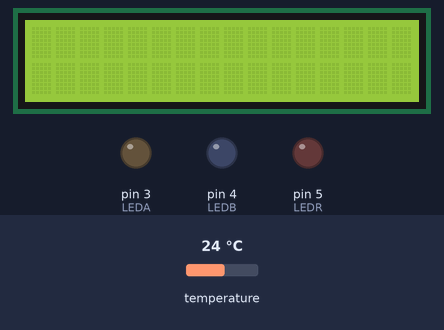
A sketch run on a simulated Arduino Uno, built with avr-gcc and run on an emulated ATmega328P. On the bench: 16×2 character LCD, output pins drawn as LEDs (lit = HIGH). Inputs (shaded band) come from the test bench; at power-on: temperature 24 °C.

Above: at 1.3 s.
1.4 s: temperature set to 15.5 °C
At 3.2 s:
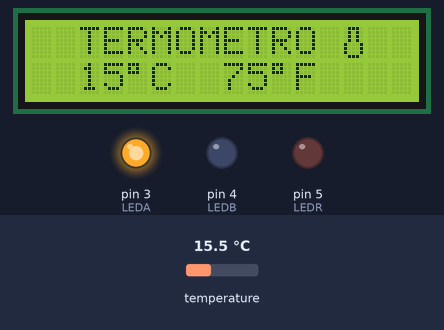
5.8 s: temperature set to 14.2 °C
At 7.0 s:
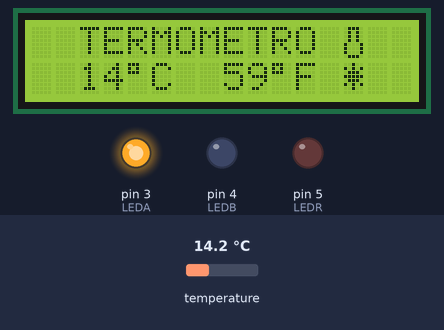
10.2 s: temperature set to 33 °C
At 11.7 s:
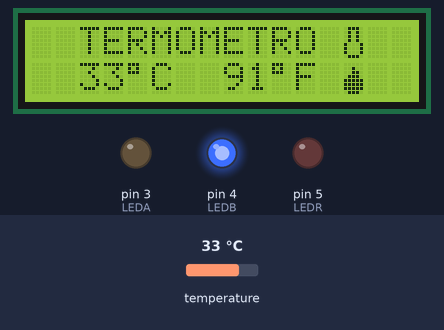
14.6 s: temperature set to 31.6 °C
At 17.7 s:
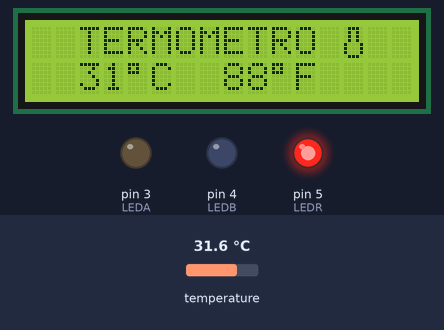
18.1 s: temperature set to 30.3 °C
At 18.8 s:
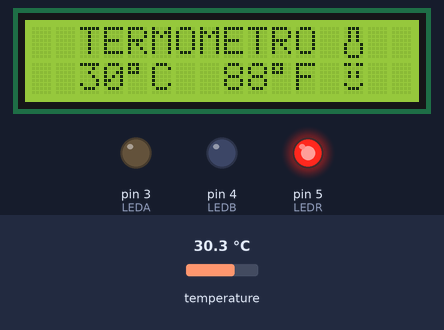
Timing chart, 0 to 21.1 s (numbered marks = the images above; inputs shaded):
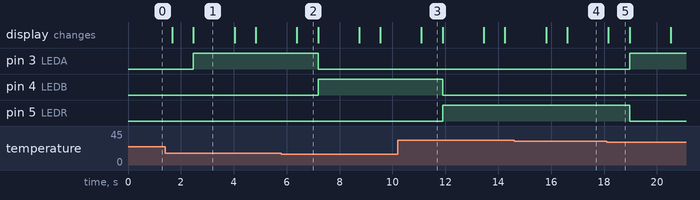

The sketch:

TERMOMETRO_CON_LCD.ino
```cpp
/*
Fundación Kinal
Centro Educativo Técnico Labral Kinal
Electrónica
Grado: Quinto
Sección: A
Curso: Taller de Electrónica Digital y Reparación de Computadoras I
Nombre: Carlos Alexander Quim Chapaz
Carné: 2019172 
*/

#include <OneWire.h>
#include <DallasTemperature.h>
#include <LiquidCrystal_I2C.h>
#define LEDR 5
#define LEDB 4
#define LEDA 3

LiquidCrystal_I2C lcd_quim(0x27,16,2);
OneWire ourWire(2);
DallasTemperature sensor(&ourWire);

int sensortF();
int sensortC();
void medicion();

int TempF, TempC;

byte termometro[] = {
  B01110,
  B01010,
  B01010,
  B01010,
  B10001,
  B10001,
  B10001,
  B01110
};

byte caliente[] = {
  B00000,
  B00100,
  B00110,
  B01110,
  B11111,
  B11111,
  B11111,
  B01110
};

byte frio[] = {
  B00100,
  B10101,
  B01110,
  B11111,
  B01110,
  B10101,
  B00100,
  B00000
};

byte templado[] = {
  B11011,
  B00000,
  B01010,
  B01010,
  B00000,
  B10001,
  B01110,
  B00000
};

byte grados[] = {
  B11100,
  B10100,
  B11100,
  B00000,
  B00000,
  B00000,
  B00000,
  B00000
};

void setup() {
  Serial.begin(9600);   //Inicio la comunicacion serial
  lcd_quim.init();
  lcd_quim.backlight();
  sensor.begin();   //Se inicia el sensor
  lcd_quim.createChar(0, termometro);
  lcd_quim.createChar(1, caliente);
  lcd_quim.createChar(2, frio);
  lcd_quim.createChar(3, templado);
  lcd_quim.createChar(4, grados);
  lcd_quim.home();
  pinMode(LEDR,OUTPUT);
  pinMode(LEDA,OUTPUT);
  pinMode(LEDB,OUTPUT);
}

void loop() {
  medicion();
}

int sensortC(){
  sensor.requestTemperatures();   //Se envía el comando para leer la temperatura
  int temp= sensor.getTempCByIndex(0); //Se obtiene la temperatura en ºC
  return temp;
}

int sensortF(){
  sensor.requestTemperatures();   //Se envía el comando para leer la temperatura
  int temp1 = sensor.getTempFByIndex(0); //Se obtiene la temperatura en ºF
  return temp1;
}

void medicion(){
  TempF = sensortF();
  TempC = sensortC();


  lcd_quim.setCursor(0,0);
  lcd_quim.print("  TERMOMETRO ");
  lcd_quim.write(byte(0));
  //Temperatura en Celsius
  lcd_quim.setCursor(2,1);
  lcd_quim.print(TempC);
  lcd_quim.write(byte(4));
  lcd_quim.print("C");
  //Temperatura en Fahrenheit
  lcd_quim.setCursor(8,1);
  lcd_quim.print(TempF);
  lcd_quim.write(byte(4));
  lcd_quim.print("F ");


  if(TempC >= 15 && TempC <= 30){
    lcd_quim.setCursor(13,1);
    lcd_quim.write(byte(3));
    delay(800);
    lcd_quim.setCursor(13,1);
    lcd_quim.print(" ");
    digitalWrite(LEDR,LOW);
    digitalWrite(LEDB,LOW);
    digitalWrite(LEDA,HIGH);
  }

  if(TempC > 30){
    lcd_quim.setCursor(13,1);
    lcd_quim.write(byte(1));
    delay(800);
    lcd_quim.setCursor(13,1);
    lcd_quim.print(" ");
    digitalWrite(LEDR,HIGH);
    digitalWrite(LEDA,LOW);
    digitalWrite(LEDB,LOW);
  }

  if(TempC < 15){
    lcd_quim.setCursor(13,1);
    lcd_quim.write(byte(2));
    delay(800);
    lcd_quim.setCursor(13,1);
    lcd_quim.print(" ");
    digitalWrite(LEDR,LOW);
    digitalWrite(LEDA,LOW);
    digitalWrite(LEDB,HIGH);
  }

}
```

Measured:
- the behaviour switches between 15 and 14.9 °C on temperature (found by bisection; images 1 and 2)
- the behaviour switches between 31 and 30.9 °C on temperature (found by bisection; images 4 and 5)
- after the input at 5.8 s, pin 3 (LEDA): HIGH → LOW after 1.4 s; pin 4 (LEDB): LOW → HIGH after 1.4 s; the display: changes after 0.58 s (image 2)
- after the input at 10.2 s, pin 4 (LEDB): HIGH → LOW after 1.7 s; pin 5 (LEDR): LOW → HIGH after 1.7 s; the display: changes after 0.90 s (image 3)
- after the input at 14.6 s, the display: first changes after 1.2 s (image 4 shows a later state)
- after the input at 18.1 s, pin 3 (LEDA): LOW → HIGH after 0.87 s; pin 5 (LEDR): HIGH → LOW after 0.87 s; the display: changes after 0.06 s (image 5)
- what the display in image 1 shows lasts 1.5 s, from 2.5 s to 4.0 s
